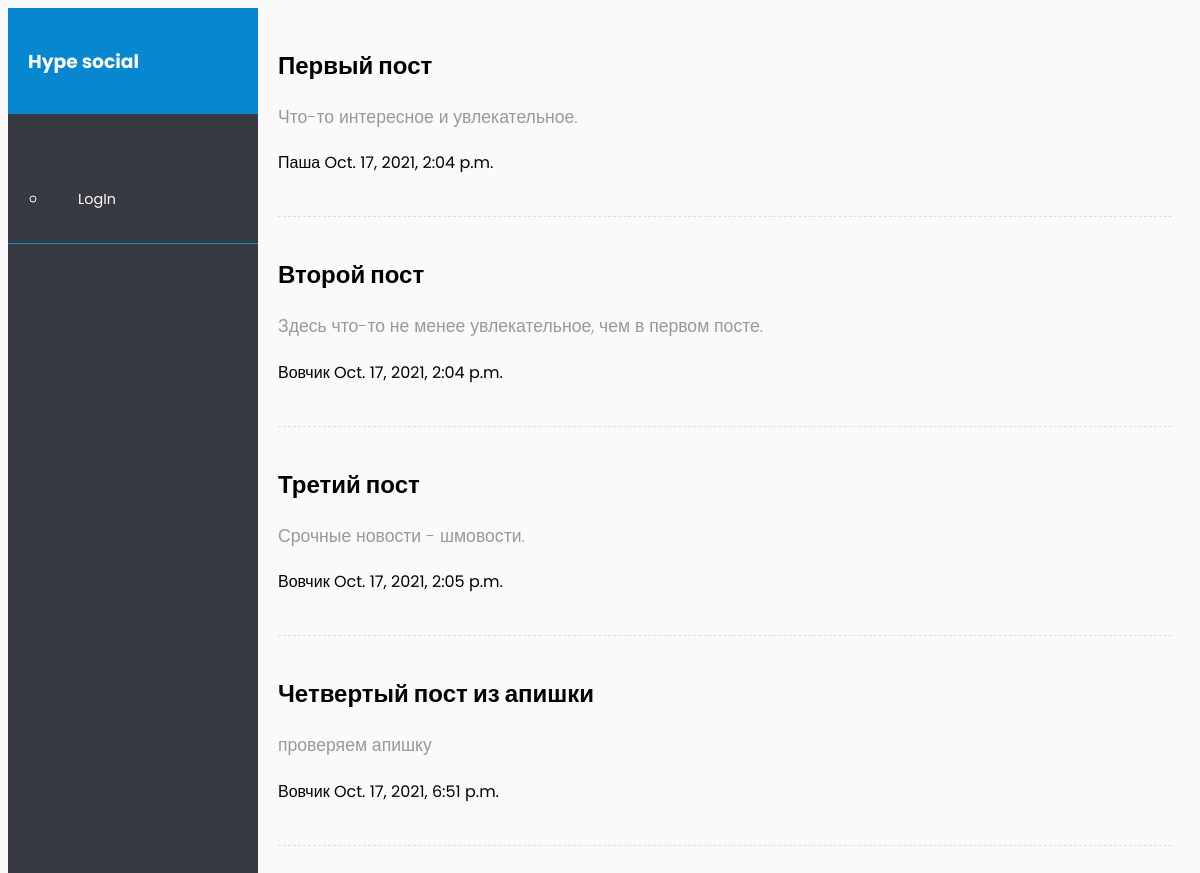
Before: / with the older database file.
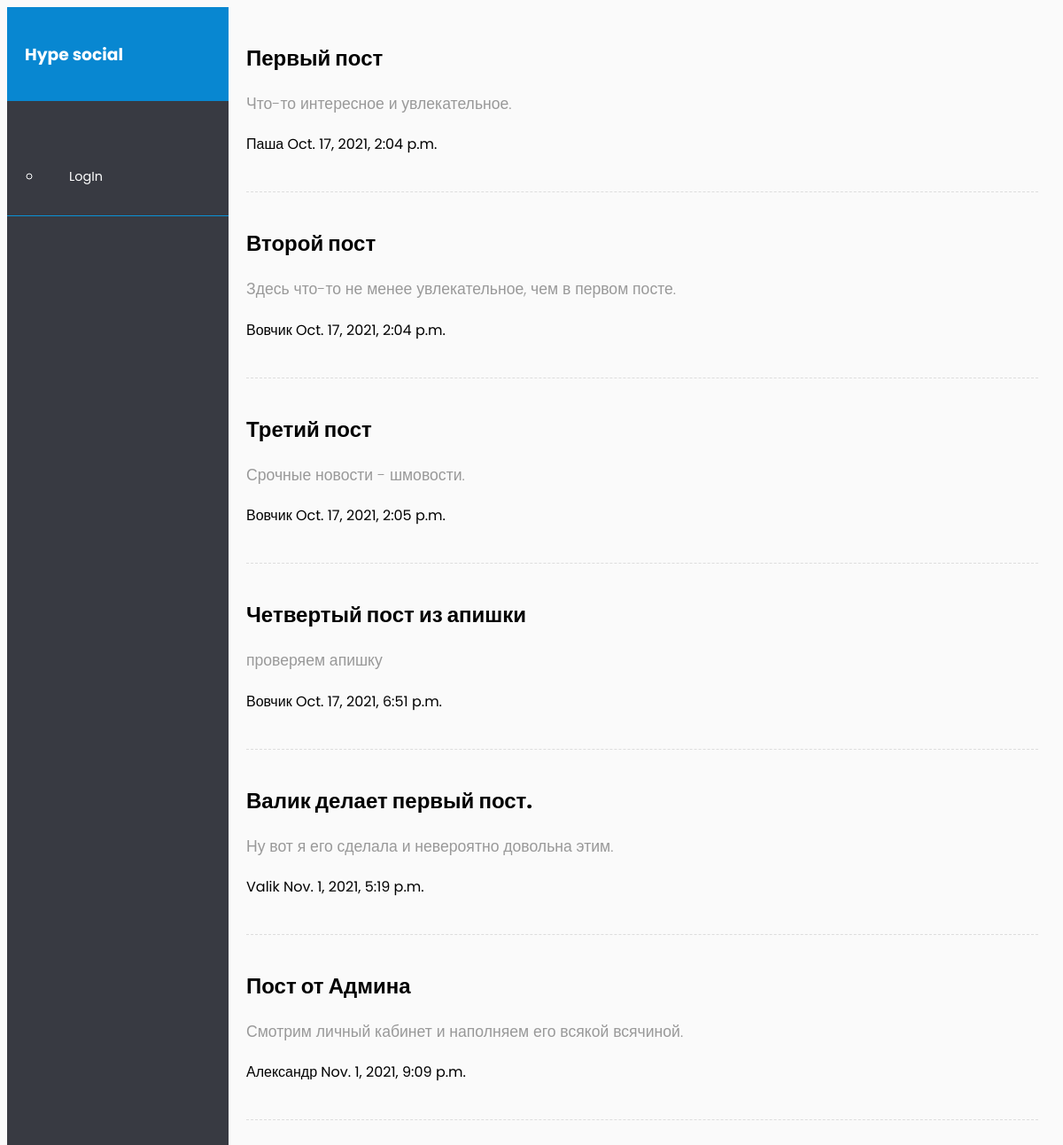
After: the same page with the newer database file.
### user/models.py (models this page shows, shortened)
class Post(models.Model):
    class Meta:
        db_table = "пост"
    Category_choices = [
        (1, 'Art'),
        (2, 'business'),
        (3, 'science ')
    ]
    title = models.CharField(max_length=140)
    text = models.TextField(verbose_name='text')
    category = models.PositiveSmallIntegerField('category', choices=Category_choices)
    autor = models.ForeignKey(Profile, default='', on_delete=models.CASCADE)
    public_time = models.DateTimeField(default=timezone.now)

class Profile(models.Model):
    class Meta:
        db_table = "профиль"
    login = models.OneToOneField(User, on_delete=models.CASCADE, verbose_name='user_login', unique=True, default=None)
    name = models.CharField(max_length=111, default='')
    date_birth = models.DateField(max_length=9)
    email = models.EmailField(max_length=100, unique=True, null=True, blank=True)
    bio = models.TextField(max_length=140)
    ava = models.ImageField(upload_to='avatar/', blank=True, null=True)
    def __str__(self):
        return self.name

### user/views.py (the view)
# urls.py: path('', views.ShowPost.as_view()),
class ShowPost(APIView):
    queryset = Post.objects.all()
    serializer_class = PostSerializer
    renderer_classes = [TemplateHTMLRenderer]
    template_name = 'user/posts.html'
    def get(self, request):
        queryset = Post.objects.all()
        return Response({'Posts': queryset})

### user/templates/user/posts.html (shortened to what this page needs)
{% load rest_framework %}
{% load static %}
<html lang="en">
 <html lang="en"><head>
 <link rel="stylesheet" href="{% static 'css/main.css'%}" >
 </head>
<body>
<div class="wrapper">
        <nav id="sidebar">
            <div class="sidebar-header">
                <h3>Hype social</h3>
            </div>
            <ul class="list-unstyled components">
                <li class="active">
                    {% if user.is_authenticated %}
                    <a href="#homeSubmenu" data-toggle="collapse" aria-expanded="false" class="dropdown-toggle">{{ user.get_username }}</a>
                    <ul class="collapse list-unstyled" id="homeSubmenu">
                        <li>
                            <a href="/profile/">Profile</a>
                        </li>
                        <li>
                            <a href="/">News</a>
                        </li>
                    </ul>
                </li>
                <li>
                    <a href="#">About</a>
                </li>
                <li>
                    <a href="/accounts/login">LogIn</a>
                </li>
                <li><a href="{% url 'logout' %}">Log out</a></li>
            </ul>
            {% else %}
             <a href="#homeSubmenu" data-toggle="collapse" aria-expanded="false" class="dropdown-toggle">{{ user.get_username }}</a>
                    <ul class="collapse list-unstyled" id="homeSubmenu">
                <li>
                    <a href="/accounts/login">LogIn</a>
                </li>
              {% endif %}
        </nav>
        <div id="content">
         {% block content %}
             {% for post in Posts %}
            <h2>{{post.title}}</h2>
            <p>{{post.text}}</p>
            <a>{{post.autor}}
             {{post.public_time}}
            </a>
            <div class="line"></div>
            {% endfor %}
    </div>
{% endblock %}
</body></html>

Changed rows visible on the page:
added Post: title "Валик делает первый пост.", text "Ну вот я его сделала и невероятно довольна этим.", autor "Valik", public_time "Nov. 1, 2021, 5:19 p.m."
added Post: title "Пост от Админа", text "Смотрим личный кабинет и наполняем его всякой всячиной.", autor "Александр", public_time "Nov. 1, 2021, 9:09 p.m."
